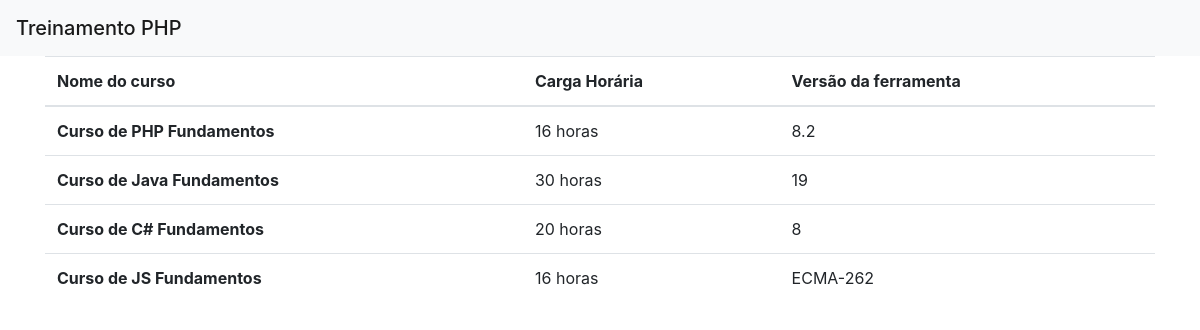
The page / on the database its author committed.
### tables this page shows
CREATE TABLE cursos(
    id INTEGER PRIMARY KEY AUTOINCREMENT,
    versao_ferramenta VARCHARACTER(30),
    nome VARCHARACTER(100),
    carga_horaria INTEGER,
    status INTEGER
);

### index.php (called while the page is built, shortened)
<?php
require_once "autoload/autoload.php";
try {
    $configBancoDeDados = require 'config/banco-de-dados.php';
    $conexao = new Conexao($configBancoDeDados);
    $cursoRepositorio = new Curso($conexao);
    $cursos = $cursoRepositorio->todos();
} catch (\PDOException $e) {
    echo 'Erro inesperado!';
    echo $e->getMessage();
    exit;
}
require_once "exibicao/principal.php";

### autoload/autoload.php (called while the page is built, shortened)
<?php
spl_autoload_register(function (string $nomeCompleto) {
    $nsRaiz = "App\\";
    $diretorioBase = __DIR__ . "/../aplicacao/";
    $tamanhoNsRaiz = strlen($nsRaiz);
    $nsRaizRecebido = substr($nomeCompleto, 0, $tamanhoNsRaiz);
    $caminhoRelativo = substr($nomeCompleto, $tamanhoNsRaiz);
    $caminhoArquivo = $diretorioBase . str_replace('\\', '/', $caminhoRelativo) . ".php";
});

### aplicacao/Repositorio/RepositorioBase.php (called while the page is built, shortened)
<?php
abstract class RepositorioBase {
    protected Conexao $conexao;
    public function __construct(Conexao $conexao) {
        $this->conexao = $conexao;
    }
    protected function select(string $tabela) {
        $sql = "SELECT * FROM $tabela";
        $resultado = $this->conexao->query($sql);
        return $resultado->fetchAll(PDO::FETCH_ASSOC);
    }
}

### aplicacao/Repositorio/Curso.php (called while the page is built, shortened)
<?php
class Curso extends RepositorioBase {
    public function todos(): array {
        $resultado = $this->select('cursos');
        $cursosObjectos = [];
        foreach($resultado as $curso) {
            $cursosObjectos[] = CursoEntidade::fromArray($curso);
        }
        return $cursosObjectos;
    }
}

### aplicacao/Entidade/Curso.php (called while the page is built, shortened)
<?php
class Curso {
    private string $nome;
    private string $versaoFerramenta;
    private int $cargaHoraria;
    static public function fromArray(array $dados) {
        $curso = new Curso();
        $curso->nome = $dados['nome'];
        $curso->versaoFerramenta = $dados['versao_ferramenta'];
        $curso->cargaHoraria = $dados['carga_horaria'];
        $curso->status = $dados['status'];
        return $curso;
    }
    public function getNome(): string {
        return $this->nome;
    }
    public function getVersaoFerramenta(): string {
        return $this->versaoFerramenta;
    }
    public function getCargaHoraria(): int {
        return $this->cargaHoraria;
    }
}

### aplicacao/Uteis/Formatador.php (called while the page is built, shortened)
<?php
class Formatador {
    static public function cargaHoraria(int $carga): string {
        return $carga . " horas";
    }
}

### exibicao/principal.php (the view, shortened to what this page needs)
<!DOCTYPE html>
<html lang="pt-br">
  <head>
    <link rel="stylesheet" href="https://stackpath.bootstrapcdn.com/bootstrap/4.1.3/css/bootstrap.min.css">
  </head>
  <body>
    <nav class="navbar navbar-light bg-light">
        <span class="navbar-brand mb-0 h1">Treinamento PHP</span>
    </nav>
    <div class="container">
        <table class="table">
            <thead>
                <tr>
                    <th scope="col">Nome do curso</th>
                    <th scope="col">Carga Horária</th>
                    <th scope="col">Versão da ferramenta</th>
                </tr>
            </thead>
            <tbody>
                <?php foreach($cursos as $curso) : ?>
                    <tr>
                        <th scope="row"><?= $curso->getNome() ?></th>
                        <td><?= App\Uteis\Formatador::cargaHoraria($curso->getCargaHoraria()) ?></td>
                        <td><?= $curso->getVersaoFerramenta() ?></td>
                    </tr>
                <?php endforeach; ?>
            </tbody>
        </table>
    </div>
  </body>
</html>

### rows shown on the page
cursos: nome "Curso de PHP Fundamentos", carga_horaria "16 horas", versao_ferramenta "8.2"
cursos: nome "Curso de Java Fundamentos", carga_horaria "30 horas", versao_ferramenta "19"
cursos: nome "Curso de C# Fundamentos", carga_horaria "20 horas", versao_ferramenta "8"
cursos: nome "Curso de JS Fundamentos", carga_horaria "16 horas", versao_ferramenta "ECMA-262"
